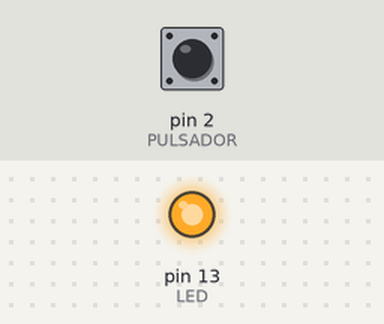
The sketch below on a simulated Arduino Uno, built with avr-gcc and run on an emulated ATmega328P. Shown: output pins drawn as LEDs (lit = HIGH). The test bench sets the inputs (shaded band); at power-on: pin 2 (PULSADOR) LOW.

Above: at 1.0 s.
At 3.0 s:
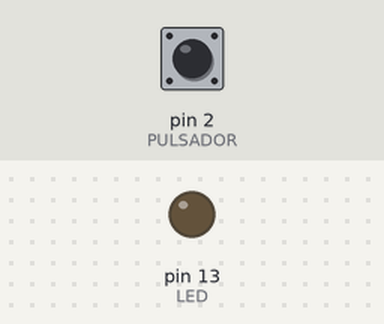
Timing chart, 0 to 5.2 s (numbered marks = the images above):
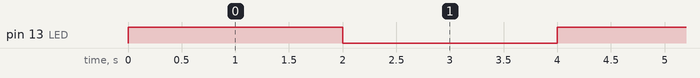

Measured:
- by itself, pin 13 (LED): alternates HIGH for 2.0 s and LOW for 2.0 s

The sketch:

tema4.ino
```cpp
#define LED 13
#define PULSADOR 2

volatile int estado = LOW;

void setup() {
  pinMode(LED, OUTPUT);
  pinMode(PULSADOR, INPUT);
  attachInterrupt(0, cambia, RISING);
}

void loop() {
  digitalWrite(LED, estado=!estado);
  delay(2000);
}

void cambia() {
  digitalWrite(LED, estado=!estado);
}
```
